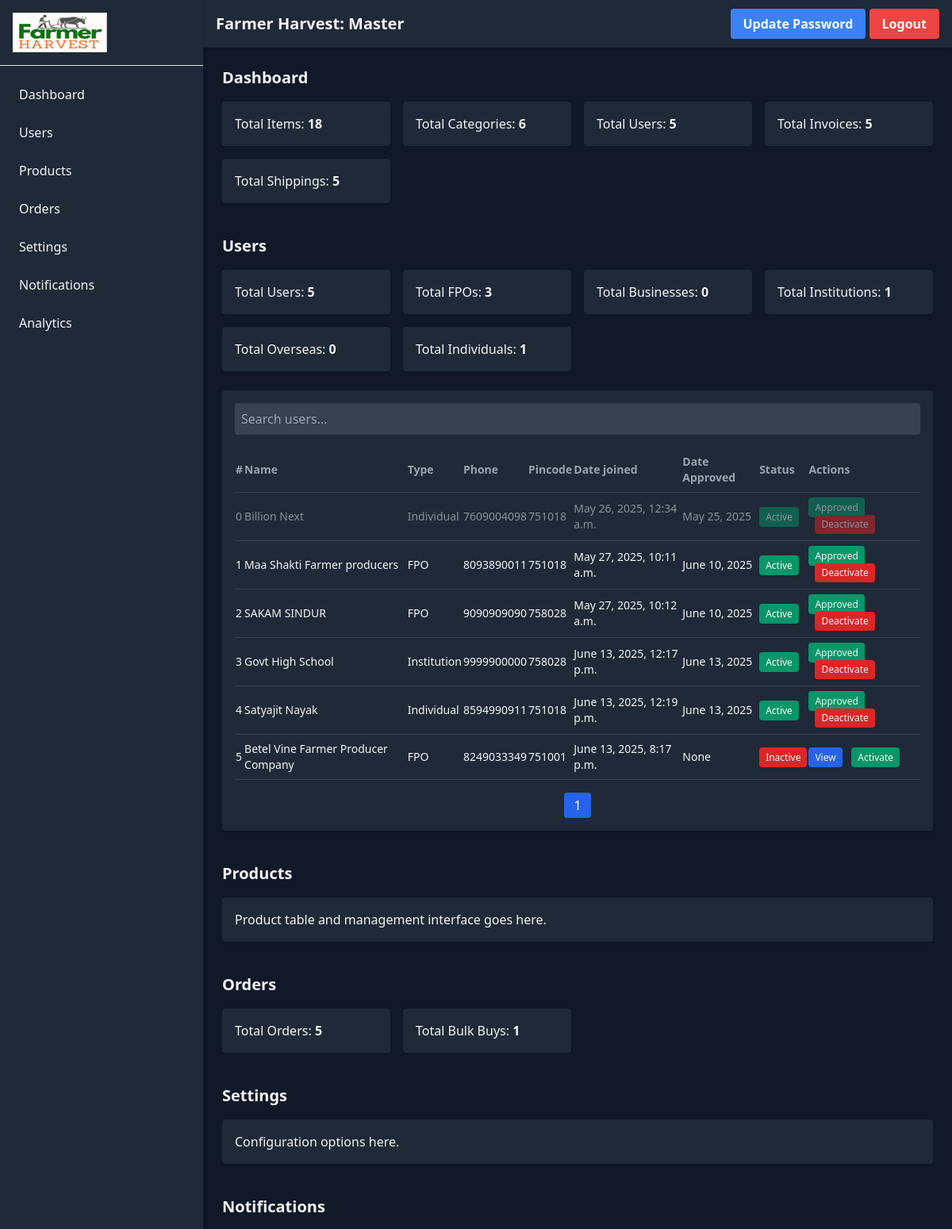
The page /accounts/admin-master/ (signed in, upper part) on the database as committed earlier.
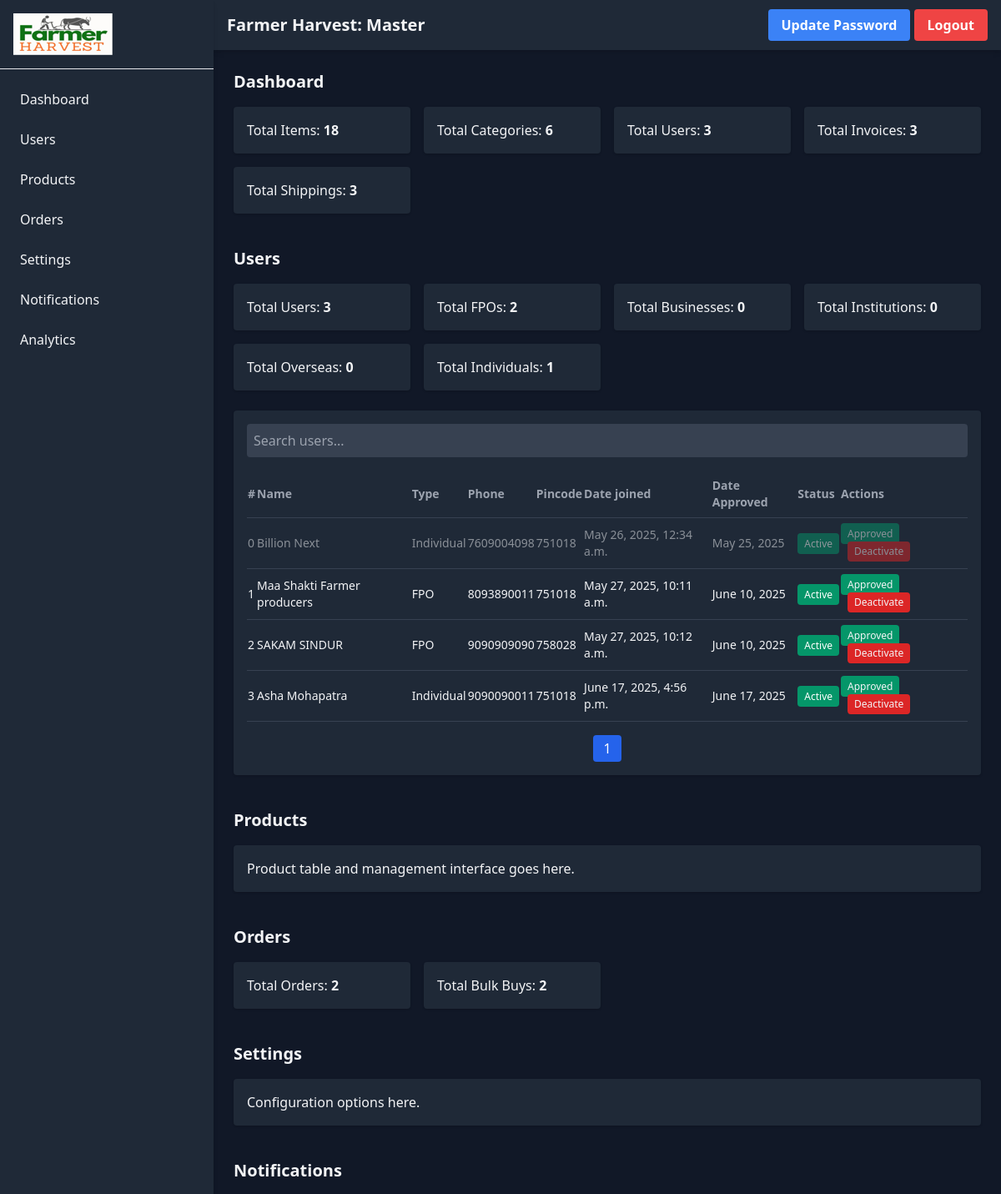
The same page on the database as committed later.
### omsapp/models.py (models this page shows, shortened)
class CustomUser(AbstractUser):
    id=AutoField(primary_key=True)
    """"Basic details"""
    userType = CharField(max_length=20, choices=USERTYPES)
    first_name = CharField(max_length=50)#name
    last_name = CharField(max_length=50)#displayname
    org_name=CharField(max_length=50, default='', blank=True)#business name
    email = EmailField(max_length=50, default='', blank=True)#not mandatory
    phone = CharField(max_length=12, unique=True)
    phone1 = CharField(max_length=12, default='', blank=True)
    gstin = CharField(max_length=15, default='', blank=True)
    supply_place = CharField(max_length=70, choices=STATES)
    gst_tmt = CharField(max_length=20, choices=GST_TREATMENT)#gst treatment
    """Billing Address"""
    contactPerson = CharField(max_length=50, null=True, blank=True)
    contactNo = CharField(max_length=15, null=True, blank=True)
    userAddress = CharField(max_length=200,null=True)
    userCity = CharField(max_length=50,null=True)
    userState = CharField(max_length=20, choices=STATES,null=True)
    pinCode = CharField(max_length=6,null=True)
    """Shipping Address"""
    contactPerson1 = CharField(max_length=50, null=True, blank=True)
    contactNo1 = CharField(max_length=15, null=True, blank=True)
    userAddress1 = CharField(max_length=200,null=True)
    userCity1 = CharField(max_length=50,null=True)
    userState1 = CharField(max_length=20, choices=STATES,null=True)
    pinCode1 = CharField(max_length=6,null=True)
    userNote = CharField(max_length=300,null=True, blank=True)#remarks from user
    """Account attributes"""
    password = CharField(max_length=20, default='Admin@1234')
    userApproved = BooleanField(null=True)
    approvedOn = DateField(null=True)
    isActive=BooleanField(null=True)
    activatedOn=DateField(null=True)
    deactivateRemark = CharField(max_length=100, null=True,blank=True)
    bill_address_lat = FloatField(null=True, blank=True)
    bill_address_long = FloatField(null=True, blank=True)
    ship_address_lat = FloatField(null=True, blank=True)
    ship_address_long = FloatField(null=True, blank=True)
    USERNAME_FIELD = 'phone'
    REQUIRED_FIELDS=['first_name']

### omsapp/views.py (the view)
# urls.py: path('admin-master/', views.admin_master, name='admin-master'),
def admin_master(request):
    if request.user.is_authenticated:
        total_users = CustomUser.objects.all()
        no_of_users = CustomUser.objects.all().__len__() - 1
        no_of_fpo = CustomUser.objects.filter(userType=1).__len__()
        no_of_biz = CustomUser.objects.filter(userType=2).__len__()
        no_of_inst = CustomUser.objects.filter(userType=3).__len__()
        no_of_overseas = CustomUser.objects.filter(userType=4).__len__()
        no_of_indv = CustomUser.objects.filter(userType=5).__len__()
        no_of_items = Item.objects.all().__len__()
        no_of_item_cat = Item.objects.values('itemCat').distinct().count()
        no_of_orders = Order.objects.all().__len__()
        no_of_bulkbuys = BulkBuy.objects.all().__len__()
        coordinates = []
        master_console_context = {
            'total_users':total_users,
            'total_users_no':no_of_users,
            'total_fpo':no_of_fpo,
            'total_business':no_of_biz,
            'total_institutions':no_of_inst,
            'total_overseas':no_of_overseas,
            'total_individual':no_of_indv,
            'no_of_items':no_of_items,
            'no_of_item_cat':no_of_item_cat,
            'total_orders':no_of_orders,
            'total_bulkbuys':no_of_bulkbuys,
        }
        return render(request, 'admin-master-console.html', context=master_console_context)
    else:
        return redirect('login')

### omsapp/templates/admin-master-console.html (shortened to what the changed rows need)
{% load static %}
<!DOCTYPE html>
<html lang="en">
<head>
  <link href="https://cdn.jsdelivr.net/npm/tailwindcss@2.2.19/dist/tailwind.min.css" rel="stylesheet">
  <link rel="stylesheet" href="https://unpkg.com/leaflet/dist/leaflet.css" />
</head>
<body class="bg-gray-900 text-gray-100 font-sans">
  <div id="main-wrapper" class="flex h-screen overflow-y-auto">
    <div class="flex-1 flex flex-col">
      <header class="p-4 bg-gray-800 shadow-md flex justify-between items-center sticky top-0 z-30">
        <h1 class="text-xl font-bold">Farmer Harvest: Master</h1>
      </header>
      <div class="p-6 overflow-y-auto flex-1">
        <section id="dashboard">
          <h2 class="text-xl font-semibold mb-4">Dashboard</h2>
          <div class="grid grid-cols-2 md:grid-cols-4 gap-4">
            <div class="bg-gray-800 p-4 shadow rounded">Total Users: <strong>{{total_users_no}}</strong></div>
            <div class="bg-gray-800 p-4 shadow rounded">Total Invoices: <strong>{{total_users_no}}</strong></div>
            <div class="bg-gray-800 p-4 shadow rounded">Total Shippings: <strong>{{total_users_no}}</strong></div>
          </div>
        </section>
        <section id="users" class="mt-10">
          <h2 class="text-xl font-semibold mb-4">Users</h2>
          <div class="grid grid-cols-2 md:grid-cols-4 gap-4">
            <a href="#" onclick="filterTable('All')"><div class="bg-gray-800 p-4 shadow rounded">Total Users: <strong>{{total_users_no}}</strong></div></a>
            <a href="#" onclick="filterTable('FPO')"><div class="bg-gray-800 p-4 shadow rounded">Total FPOs: <strong>{{total_fpo}}</strong></div></a>
            <a href="#" onclick="filterTable('Institution')"><div class="bg-gray-800 p-4 shadow rounded">Total Institutions: <strong>{{total_institutions}}</strong></div></a>
          </div>
          <br>
          <div class="bg-gray-800 p-4 shadow rounded">
            <table id="userTable" class="w-full text-left text-sm">
              <thead class="text-gray-400 border-b border-gray-700">
                <tr>
                  <th class="py-2 cursor-pointer" onclick="sortTable(0)">#</th>
                  <th class="py-2 cursor-pointer" onclick="sortTable(1)">Name</th>
                  <th class="py-2 cursor-pointer" onclick="sortTable(2)">Type</th>
                  <th class="py-2 cursor-pointer" onclick="sortTable(3)">Phone</th>
                  <th class="py-2 cursor-pointer" onclick="sortTable(4)">Pincode</th>
                  <th class="py-2 cursor-pointer" onclick="sortTable(5)">Date joined</th>
                  <th class="py-2 cursor-pointer" onclick="sortTable(5)">Date Approved</th>
                  <th class="py-2 cursor-pointer" onclick="sortTable(6)">Status</th>
                  <th class="py-2">Actions</th>
                </tr>
              </thead>
              <tbody>
                {% for user in total_users %}
                {% if user.is_superuser %}
                <tr class="border-b border-gray-700 hover:bg-gray-700 pointer-events-none opacity-50">
                {% else %}
                <tr class="border-b border-gray-700 hover:bg-gray-700">
                {% endif %}
                  <td class="py-2">{{forloop.counter0}}</td>
                  <td class="py-2">{{user.first_name}}</td>
                  <td class="py-2">
                    {% if user.userType == '1' %}FPO
                    {% elif user.userType == '2' %}Business
                    {% elif user.userType == '3' %}Institution
                    {% elif user.userType == '4' %}Overseas
                    {% else %}Individual
                    {% endif %}
                  </td>
                  <td class="py-2">{{user.phone}}</td>
                  <td class="py-2">{{user.pinCode}}</td>
                  <td class="py-2">{{user.date_joined}}</td>
                  <td class="py-2">{{user.approvedOn}}</td>
                  <td class="py-2">
                    {% if user.isActive %}
                    <span class="px-2 py-1 text-xs rounded bg-green-600 text-white">Active</span>
                    {% else %}
                    <span class="px-2 py-1 text-xs rounded bg-red-600 text-white">Inactive</span>
                    {% endif %}
                  </td>
                  <td class="py-2 space-x-2">
                    {% if user.userApproved %}
                    <span class="px-2 py-1 text-xs bg-green-600 rounded">Approved</span>
                    {% else %}
                    {% if user.userType == '1' %}
                    <a class="px-2 py-1 text-xs bg-blue-600 rounded hover:bg-blue-700" href="{% url 'profile-verify' user.pk %}">View</a>
                    {% else %}
                    <a class="px-2 py-1 text-xs bg-blue-600 rounded hover:bg-blue-700" href="{% url 'approve-user' user.pk %}">Approve</a>
                    {% endif %}
                    {% endif %}
                    {% if user.isActive %}
                    <button type="button" onclick="deactivateUser('{{user.pk}}')" class="px-2 py-1 text-xs bg-red-600 rounded hover:bg-red-700">Deactivate</button>
                    {% else %}
                    <a class="px-2 py-1 text-xs bg-green-600 rounded hover:bg-green-700" href="{% url 'activate-user' user.pk 'true' %}">Activate</a>
                    {% endif %}
                  </td>
                </tr>
                {% endfor %}
              </tbody>
            </table>
          </div>
        </section>
        <section id="products" class="mt-10">
          <h2 class="text-xl font-semibold mb-4">Products</h2>
        </section>
        <section id="orders" class="mt-10">
          <h2 class="text-xl font-semibold mb-4">Orders</h2>
          <div class="grid grid-cols-2 md:grid-cols-4 gap-4">
            <div class="bg-gray-800 p-4 shadow rounded">Total Orders: <strong>{{total_orders}}</strong></div>
            <div class="bg-gray-800 p-4 shadow rounded">Total Bulk Buys: <strong>{{total_bulkbuys}}</strong></div>
          </div>
        </section>
        <section id="settings" class="mt-10">
          <h2 class="text-xl font-semibold mb-4">Settings</h2>
        </section>
        <section id="notifications" class="mt-10">
          <h2 class="text-xl font-semibold mb-4">Notifications</h2>
        </section>
      </div>
    </div>
  </div>
</body>
</html>

Rows that differ between the two databases and show on the page:
removed CustomUser: first_name "Govt High School", userType "Institution", phone "9999900000", pinCode "758028", date_joined "June 13, 2025, 12:17 p.m.", approvedOn "June 13, 2025", isActive "Active", userApproved "Approved"
removed CustomUser: first_name "Satyajit Nayak", userType "Individual", phone "8594990911", pinCode "751018", date_joined "June 13, 2025, 12:19 p.m.", approvedOn "June 13, 2025", isActive "Active", userApproved "Approved"
removed CustomUser: first_name "Betel Vine Farmer Producer Company", userType "FPO", phone "8249033349", pinCode "751001", date_joined "June 13, 2025, 8:17 p.m.", approvedOn "None", shows "Inactive", shows "Activate"
added CustomUser: first_name "Asha Mohapatra", userType "Individual", phone "9090090011", pinCode "751018", date_joined "June 17, 2025, 4:56 p.m.", approvedOn "June 17, 2025", isActive "Active", userApproved "Approved"
Other text that changed with them:
{{ total_users_no }}: "5" → "3"
{{ total_fpo }}: "3" → "2"
{{ total_institutions }}: "1" → "0"
{{ total_orders }}: "5" → "2"
{{ total_bulkbuys }}: "1" → "2"
